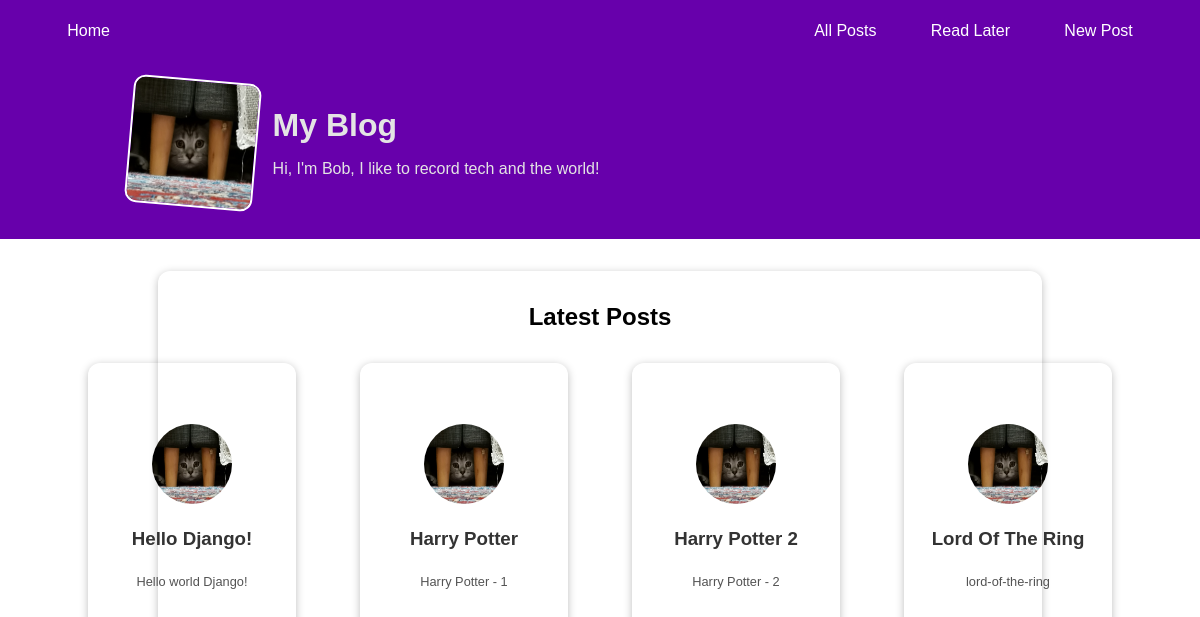
Before: / with the older database file.
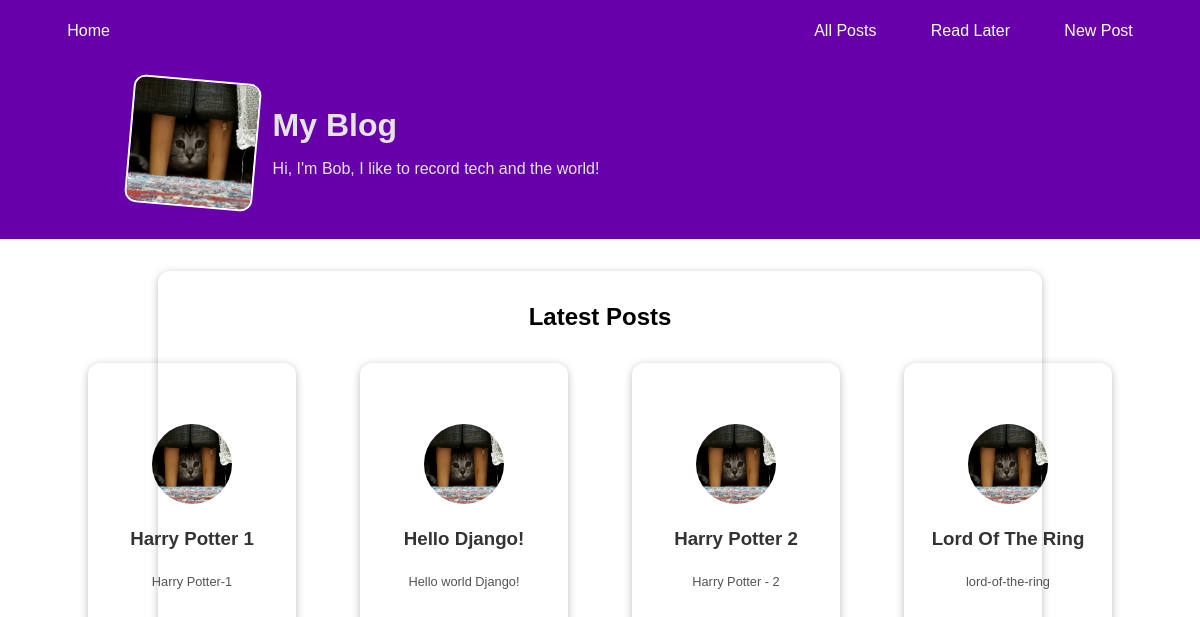
After: the same page with the newer database file.
### posts/models.py (models this page shows, shortened)
class Post(models.Model):
  title = models.CharField(max_length=50)
  author = models.ForeignKey('Author', on_delete=models.SET_NULL, null=True, related_name="posts")
  image = models.ImageField(upload_to='uploads')
  content = models.TextField()
  desc = models.CharField(max_length=100)
  posted = models.DateTimeField(auto_now=True)
  slug = models.SlugField(default="", null=False, db_index=True)
  def get_absolute_url(self):
      return reverse("post_detail", kwargs={"slug": self.slug})
  @classmethod
  def get_all_by_time(self):
    return Post.objects.order_by("-posted")

### posts/views.py (the view)
# urls.py: path("", views.IndexView.as_view(), name="index"),
class IndexView(TemplateView):
  template_name = "posts/index.html"
  def get_context_data(self, **kwargs):
    context = super().get_context_data(**kwargs)
    context["posts"] = Post.get_all_by_time()[:4]
    return context

### posts/templates/posts/index.html (shortened to what this page needs)
{% extends 'base.html' %}
{% load static %}
{% block css_file %}<link rel="stylesheet" href="{% static 'posts/posts.css' %}">{% endblock %}
{% block my-blog %}
  <div class="my-blog">
    <div class="my-blog-content">
      <img src="{% static 'posts/bb-bg1.jpg' %}" alt="author-image" class="blog-image">
      <div class="blog-info">
        <h1 class="blog-title">My Blog</h1>
        <p class="blog-desc">Hi, I'm Bob, I like to record tech and the world!<p>
      </div>
    </div>
  </div>
{% endblock %}
{% block blog-content %}
  <div class="latest-posts">
    <h2 class="latest-title">Latest Posts</h2>
    <div class="post-card-container">
      {% for post in posts %}
        <a class="post-link" href="{{ post.get_absolute_url }}">
          <div class="post-card">
            <img src="{{ post.image.url }}" alt="post-img" class="post-card-img">
            <h3 class="post-card-title">{{ post.title }}</h3>
            <p class="post-card-desc">{{ post.desc }}</p>
          </div>
        </a>
      {% endfor %}
    </div>
{% endblock %}

### templates/base.html (shortened to what this page needs)
{% load static %}
<!DOCTYPE html>
<html lang="en">
<head>
  <link rel="stylesheet" href="{% static 'style.css' %}">
  {% block css_file %}{% endblock %}
</head>
<body>
  <nav>
    <a class="nav-item" href="{% url 'index' %}">Home</a>
    <div class="nav-posts">
      <a class="nav-item" href="{% url 'posts' %}">All Posts</a>
      <a class="nav-item" href="">Read Later</a>
      <a class="nav-item" href="">New Post</a>
    </div>
  </nav>
  {% block my-blog %}{% endblock %}
  <div class="blog-container">
    {% block blog-content %}{% endblock %}
  </div>
</body>
</html>

### static/style.css (style rules this page uses)
* { box-sizing: border-box; margin: 0; padding: 0; }
html { font-family: sans-serif; }
body { display: flex; flex-direction: column; }
nav { display: flex; align-items: center; justify-content: space-between; padding: 1rem 3rem; background-color: #6700ab; }
.nav-item, .nav-item:visited { display: inline-block; text-decoration: none; font-size: 1rem; padding: 0.4rem 1.2rem; color: #fff; margin-right: 1rem; }
.nav-posts { display: flex; }
.nav-posts .nav-item:last-child { margin-right: 0; }
.blog-container { display: flex; flex-direction: column; align-items: center; padding: 0 3rem; margin-top: 3rem; }

### posts/static/posts/posts.css (style rules this page uses)
.my-blog { display: flex; background-color: #6700ab; padding: 1rem 8rem 2rem 8rem; }
.my-blog-content { width: 50%; display: flex; align-items: center; justify-content: center; gap: 1rem; }
.blog-image { width: 8rem; height: 8rem; border: 2px solid #fff; border-radius: 12px; rotate: 5deg; display: inline-block; }
.blog-title, .blog-desc { color: #e4e4e4; }
.blog-title { margin-bottom: 1rem; }
.latest-posts { width: 80%; display: flex; flex-direction: column; align-items: center; justify-content: center; gap: 1rem; border: none; border-radius: 12px; box-shadow: 0px 2px 8px rgba(0,0,0, 0.26); padding: 2rem 3rem; transform: translate(0, -1rem); }
.latest-title { margin-bottom: 1rem; }
.post-card-container { display: grid; grid-template-columns: repeat(4, 1fr); row-gap: 2rem; column-gap: 4rem; }
.post-link, .post-link:visited { cursor: pointer; text-decoration: none; }
.post-card { display: flex; flex-direction: column; align-items: center; justify-content: center; gap: 1rem; border: none; border-radius: 12px; box-shadow: 0px 2px 8px rgba(0,0,0, 0.26); padding: 1.5rem; width: 13rem; height: 18rem; }
.post-card-img { width: 5rem; height: 5rem; border-radius: 100%; }
.post-card-title { margin: 0.5rem 0; color: #333; }
.post-card-desc { font-size: 0.8rem; color: #535353; }

Changed rows visible on the page:
changed Post: title "Harry Potter" → "Harry Potter 1"; desc "Harry Potter - 1" → "Harry Potter-1"; moves up the list
